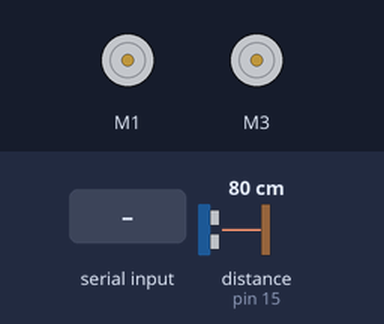
Recording of a sketch running on a simulated Arduino Uno, built with avr-gcc and run on an emulated ATmega328P. Parts: 2 × DC motor (green arrow = forward, orange = backward, longer = faster). The inputs (shaded band) are chosen by the test bench; at power-on: distance to the obstacle (sensor on pin 15) 80 cm. The echo pulse lasts 58.3 µs per cm; random numbers use the default seed unless the sketch sets one.

Above: at 1.2 s.
1.3 s: "8" received over the second serial link
At 2.1 s:
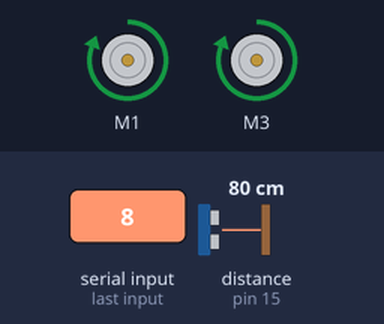
2.8 s: "2" received over the second serial link
At 3.3 s:
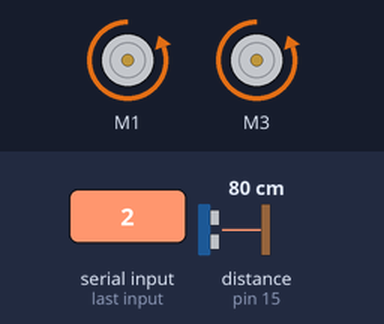
4.3 s: "4" received over the second serial link
At 5.2 s:
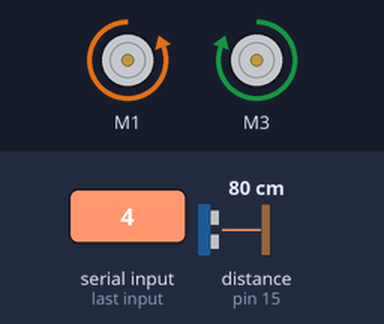
5.8 s: "6" received over the second serial link
At 6.4 s:
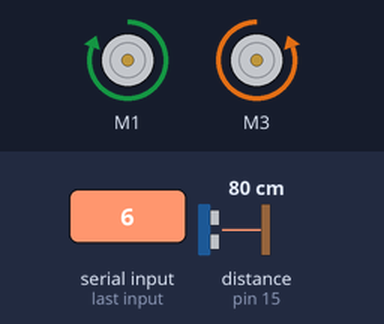
7.3 s: "C" received over the second serial link
At 7.6 s:
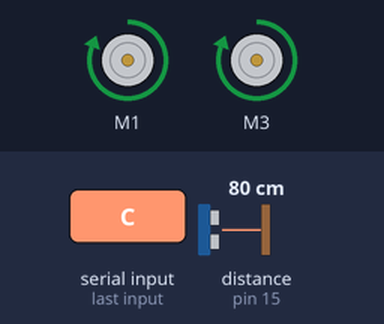
8.8 s: distance to the obstacle (sensor on pin 15) set to 12 cm
10.3 s: distance to the obstacle (sensor on pin 15) set to 9 cm
At 11.1 s:
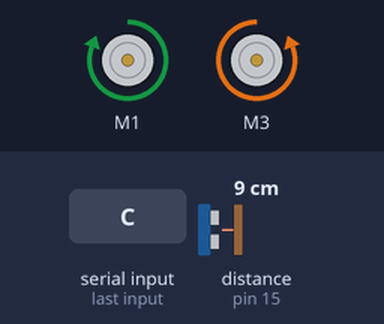
Timing chart, 0 to 12.8 s (numbered marks = the images above; inputs shaded):
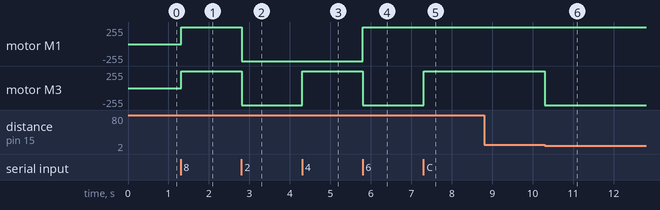

Measured:
- the behaviour switches between 11 and 10 cm on distance to the obstacle (sensor on pin 15) (found by bisection; images 5 and 6)
- after the input at 1.3 s, motor M1, motor M3: stopped → forward 255/255 at once
- after the input at 2.8 s, motor M1, motor M3: forward 255/255 → backward 255/255 at once
- after the input at 4.3 s, motor M3: backward 255/255 → forward 255/255 at once
- after the input at 5.8 s, motor M1: backward 255/255 → forward 255/255 at once; motor M3: forward 255/255 → backward 255/255 at once
- after the input at 7.3 s, motor M3: backward 255/255 → forward 255/255 at once
- after the input at 8.8 s, every drawn part: stays the same
- after the input at 10.3 s, motor M3: forward 255/255 → backward 255/255 at once

The sketch:

Vehicle.ino
```cpp
// constants
const int runTime = 30;
const int close = 10;

#include <SoftwareSerial.h>
/* Set the pins for the bluetooth slave */
SoftwareSerial bluetooth(16, 17);
/* Downloaded from http://playground.arduino.cc/Code/NewPing */
#include <NewPing.h>
/* Downloaded from https://github.com/adafruit/Adafruit-Motor-Shield-library */
#include <AFMotor.h>
#include "Motor.h"
#include "BluetoothControl.h"

class Car{
public:
  /* Setting the pins for the left, right, distance sensor( Trig and Echo) and the maximum distance */
  Car()
    : left( 1 ), right( 3 ), sensor( 14, 15, 200 ){
        setCar();
  }

  void setCar(){
    remote();
  }

  /* The car starts in the remote control phase and if the grab button is release, goes to auto drive */
  void start(){
    long time = millis();
    int distance = 0;

    // Not all signals are returned and thus a 0 value is given which confuses the vehicle, so if the sensor gets a 0, assume no signal was bounced back
    if (sensor.ping_cm() <= 0)
      distance = 200;
    else
      distance = sensor.ping_cm();
    Signal BTSignal;
    bool haveBTSignal = blueStick.getSignal(BTSignal);  // Get signal from bluetooth

    /* If mode is in control mode, set motor speed base on signal inputs */
    if ( mode == control ) {
      if ( haveBTSignal ) {
        if ( BTSignal.selfDrive == true )
            move();
        else {
          left.setSpeed(BTSignal.left);
          right.setSpeed(BTSignal.right);
        }
      }
    }

    /* Self driving vehicle */
    else {
      /* Set back to control mode */
      if (haveBTSignal && BTSignal.selfDrive == true){
        remote();
        BTSignal.selfDrive = false;
      }
      /* statments for the vehicle to move on its own */
      else {
        if ( mode == stopped )
          return;

        else if ( mode == moving )
          if ( distance <= close )
            turn(time);

        else if ( mode == turning )
          if (finishTurning(time, distance))
           move();
      }
    }
  }

  protected:

    void remote(){
      left.setSpeed(0);
      right.setSpeed(0);
      mode = control;
    }
    /* Move forward on by itself */
    void move(){
      left.setSpeed(255);
      right.setSpeed(255);
      mode = moving;
    }

    void stop(){
      left.setSpeed(0);
      right.setSpeed(0);
      mode = stopped;
  }

  bool turn(unsigned long time){
    /* Base on Random values, turn left or right when sensor picks up something too close */
    if (random(2) == 0) {
      left.setSpeed(-255);
      right.setSpeed(255);
    }
    else {
      left.setSpeed(255);
      right.setSpeed(-255);
    }
    mode = turning;
    endmodeTime = time + random(500, 1000);
  }

  bool finishTurning(unsigned long time, unsigned int distance){
    if (time >= endmodeTime)
      return (distance > close);
  return false;
  }

private:
  Motor left;
  Motor right;
  NewPing sensor;
  enum carMode { stopped, moving, turning, control };
  carMode mode;
  unsigned long endmodeTime;
  BluetoothControl blueStick;
};

Car myCar;
void setup(){
    Serial.begin(9600);
    bluetooth.begin(9600);
}

void loop(){
    myCar.start();
}
```

BluetoothControl.h
```cpp
#include "Signal.h"

class BluetoothControl{
public:
  BluetoothControl() : lastButton(false){}

  bool getSignal(Signal& button){
    button.stop();
    button.selfDrive = false;

    if (bluetooth.available() <= 0)
      return false;

    char ch = bluetooth.read();

    /* Calls functions in Signal.h base on the values read from the bluetooth */
    if( ch == '8' )
      button.goForward();

    else if( ch == '2' )
      button.goBack();

    else if ( ch == '4' )
      button.turnLeft();

    else if ( ch == '6' )
      button.turnRight();

    else if ( ch == 'C' )
      button.selfDrive = true;

    if (button.selfDrive != false && button.selfDrive == lastButton)
      return false;

    lastButton = button.selfDrive;
    return true;
  }

private:
  bool lastButton;
};
```

Motor.h
```cpp
class Motor{
public:
  Motor(int number):  motor(number), currentSpeed(0){}
    /* Removes the need to set "run" as Forward and Backward */
  void setSpeed(int speed){
    currentSpeed = speed;
    if (speed >= 0) {
      motor.setSpeed(speed);
      motor.run(FORWARD);
    }
    else {
      motor.setSpeed(-speed);
      motor.run(BACKWARD);
    }
  }

  int getSpeed() const{ return currentSpeed; }

private:
    AF_DCMotor motor;
    int currentSpeed;
};
```

Signal.h
```cpp
/*
 * Changes the speed of the motors based on the signals recieved from the bluetooth
 */

struct Signal {
    int left;
    int right;
    bool selfDrive;

    Signal() : left(0), right(0), selfDrive(false) {}
    void goForward(){
      left = 255;
      right = 255;
    }

    void goBack(){
      left = -255;
      right = -255;
    }

    void turnLeft(){
        left = -255;
        right = 255;
    }

    void turnRight(){
      left = 255;
      right = -255;
    }

    void stop(){
      left = 0;
      right = 0;
    }
};
```
